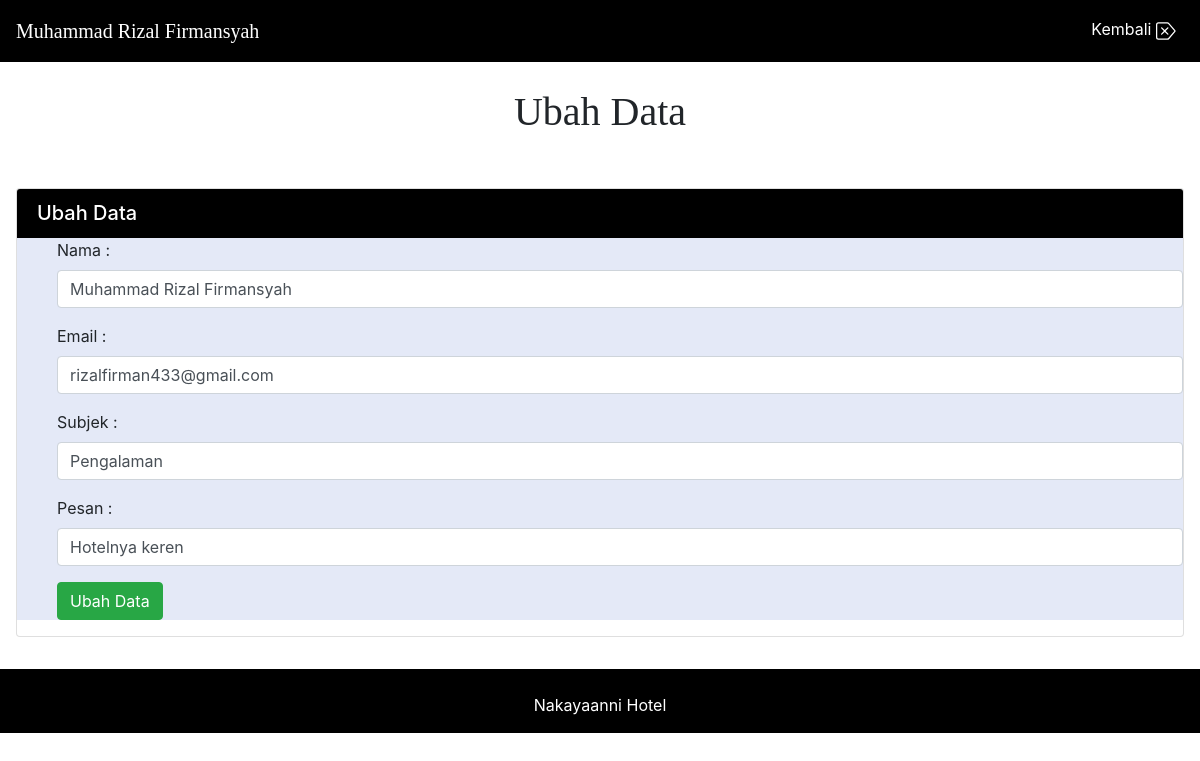
/admin/daftar/updatekontak.php?id=26 (signed in), run on the app's committed database.
### tables this page shows
CREATE TABLE `tb_kontak` (
  `id_kontak` int(5) NOT NULL,
  `nama` varchar(50) DEFAULT NULL,
  `email` varchar(30) DEFAULT NULL,
  `subjek` varchar(30) DEFAULT NULL,
  `pesan` varchar(50) DEFAULT NULL
);

### admin/daftar/updatekontak.php (the view, shortened to what this page needs)
<?php
    include("../../connect.php");
    $id = $_GET["id"];
    $psn = "SELECT * FROM tb_kontak WHERE id_kontak = '$id'";
    $hdata = mysqli_query ($conn, $psn);
    while ($d= mysqli_fetch_array($hdata)){
?>
<!DOCTYPE html>
<html lang="en">
  	<head>
        <link rel="stylesheet" href="https://cdn.jsdelivr.net/npm/bootstrap@4.6.1/dist/css/bootstrap.min.css">
  	</head>
    <body>
        <nav class="navbar navbar-expand-lg fixed-top" style="background-color: #000000;">
            <a class="navbar-brand text-white" style = "font-family:times new roman;"><?php echo $_SESSION['nama'];?></a>
            <ul class="navbar-nav my-2 my-lg-0">
                <li class="nav-pills">
                    <a class="nav-link text-white" href="kontak.php">
                        Kembali
                    </a>
                </li>
            </ul>
        </nav>
        <div class="jumbotron jumbotron-fluid pb-1 bg-white">
            <div class="container text-center">
                <br>
                <h1 class="display-6" style="font-family:geneva;">Ubah Data</h1>
            </div>
        </div>
        <div>
			<main>
				<div class="container-fluid px-3 py-2">
                    <div class="card mb-4">
		                <div class="h5 card-header text-white" style="background-color: #000000;">
			                Ubah Data
	                    </div>
	                    <form action="editkontak.php" method="POST">
		                    <ul style="background-color: #E4E9F7;">
			                    <div class="mb-3">
				                    <label for="nama">Nama : </label>
                                    <input type="" class="form-control" name="nama" id="nama" required value="<?php echo $d["nama"]; ?>">
		                        </div>
                                <div class="mb-3">
				                    <label for="email">Email : </label>
                                    <input type="" class="form-control" name="email" id="email" required value="<?php echo $d["email"]; ?>">
		                        </div>
                                <div class="mb-3">
				                    <label for="subjek">Subjek : </label>
                                    <input type="" class="form-control" name="subjek" id="subjek" required value="<?php echo $d["subjek"]; ?>">
		                        </div>
                                <div class="mb-3">
				                    <label for="pesan">Pesan : </label>
                                    <input type="" class="form-control" name="pesan" id="pesan" required value="<?php echo $d["pesan"]; ?>">
		                        </div>
			                    <div class="mb-3">
				                    <button type="submit" class="btn btn-success" name="submit">Ubah Data</button>
			                    </div>
		                    </ul>
	                    </form>
                        <?php
                            }
                        ?>
                    </div>
                </div>
            </main>
        </div>
    </body>
    <footer>
        <div class="text-white" style="background-color: #000000;">
            <div class="container">
                <div class="row">
                    <div class="col text-center">
                        <br>
                        <p>Nakayaanni Hotel</p>
                    </div>
                </div>
            </div>
        </div>
    </footer>
</html>

### data on the page
tb_kontak: nama "Muhammad Rizal Firmansyah", email "rizalfirman433@gmail.com", subjek "Pengalaman", pesan "Hotelnya keren"
